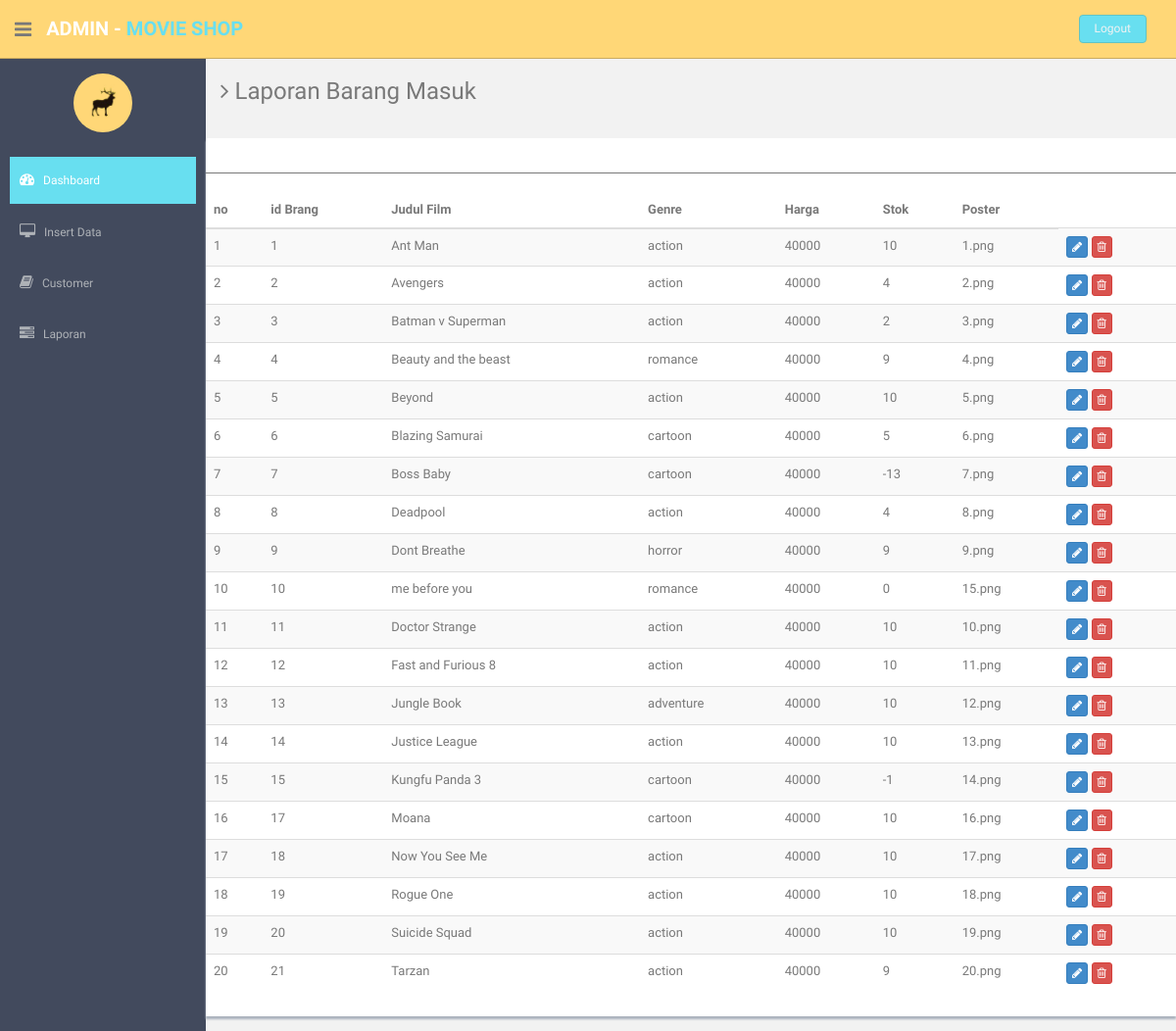
Screenshot of /Admin/laporanBarang.php with the database file from the repository.
### tables this page shows
CREATE TABLE `barang` (
  `idBarang` int(11) NOT NULL,
  `judul` varchar(20) DEFAULT NULL,
  `genre` varchar(10) DEFAULT NULL,
  `harga` int(11) DEFAULT NULL,
  `stok` int(11) DEFAULT NULL,
  `image` varchar(255) DEFAULT NULL,
  `tipe` varchar(15) NOT NULL DEFAULT '0',
  `best` int(11) NOT NULL DEFAULT '0'
);

### Admin/laporanBarang.php (the view, shortened to what this page needs)
<!DOCTYPE html>
<html lang="en">
  <head>
    <?php
    include'koding/top.php';
    ?>
  </head>
  <body>
  <section id="container" >
    <?php
    include 'koding/header.php';
    include 'koding/sidebar.php';
    ?>
      <section id="main-content">
          <section class="wrapper">
            <h3><i class="fa fa-angle-right"></i> Laporan Barang Masuk</h3>
        <div class="row">
              <div class="row mt">
                  <div class="col-md-12">
                      <div class="content-panel">
                          <table class="table table-striped table-advance table-hover">
                            <hr>
                              <thead>
                              <tr>
                                  <th>no</th>
                                  <th>id Brang</th>
                                  <th> Judul Film</th>
                                  <th> Genre</th>
                                  <th> Harga</th>
                                  <th> Stok</th>
                                  <th> Poster</th>
                              </tr>
                              </thead>
                              <tbody>
                                <?php
                                    include'koneksi.php';
                                    $hasil = $koneksi->query("SELECT idBarang,judul,genre,harga,stok,image FROM barang");
                                    $a=0;
                                    while( $baris = $hasil->fetch_assoc())
                                    {
                                      $a=$a+1;
                                       $up = $baris['idBarang'];
                                      $del = $up;
                                      echo "<td>";
                                      echo $a;
                                      echo "</td>";
                                      echo "<td>";
                                      echo $baris['idBarang'];
                                      echo "</td>";
                                      echo "<td>";
                                      echo $baris['judul'];
                                      echo "</td>";
                                      echo "<td>";
                                      echo $baris['genre'];
                                      echo "</td>";
                                       echo "<td>";
                                      echo $baris['harga'];
                                      echo "</td>";
                                      echo "<td>";
                                      echo $baris['stok'];
                                      echo "</td>";
                                      echo "<td>";
                                      echo $baris['image'];
                                      echo "</td>";
                                      ?>
                                  <td>
                                      <a href="editbarang.php?idBarang=<?php echo $up; ?>" class="btn btn-primary btn-xs"><i class="fa fa-pencil"></i></a>
                                      <a href="hapusbarang.php?idBarang=<?php echo $del; ?>" class="btn btn-danger btn-xs"><i class="fa fa-trash-o "></i></a>
                                  </td></tr>
                                   <?php
                                    ;}
                                  ?>
                              </tbody>
                          </table>
                      </div>
                  </div>
              </div>
          </div>
          </section><! --/wrapper -->
      </section>
  </body>
</html>

### Admin/assets/css/style.css (style rules this page uses)
body { color: #797979; background: #f2f2f2; font-family: 'Ruda', sans-serif; padding: 0px !important; margin: 0px !important; font-size:13px; }
a, a:hover, a:focus { text-decoration: none; outline: none; }
#container { width: 100%; height: 100%; }
hr { margin-top: 20px; margin-bottom: 20px; border: 0; border-top: 1px solid #797979; }
.mt { margin-top: 25px; }
#main-content { margin-left: 210px; }
.wrapper { display: inline-block; margin-top: 60px; padding-left: 15px; padding-right: 15px; padding-bottom: 15px; padding-top: 0px; width: 100%; }
.content-panel { background: #ffffff; box-shadow: 0px 3px 2px #aab2bd; padding-top: 15px; padding-bottom: 5px; }

### rows the page displays
barang: idBarang "1", judul "Ant Man", genre "action", harga "40000", stok "10", image "1.png"
barang: idBarang "2", judul "Avengers", genre "action", harga "40000", stok "4", image "2.png"
barang: idBarang "3", judul "Batman v Superman", genre "action", harga "40000", stok "2", image "3.png"
barang: idBarang "4", judul "Beauty and the beast", genre "romance", harga "40000", stok "9", image "4.png"
barang: idBarang "5", judul "Beyond", genre "action", harga "40000", stok "10", image "5.png"
barang: idBarang "6", judul "Blazing Samurai", genre "cartoon", harga "40000", stok "5", image "6.png"
barang: idBarang "7", judul "Boss Baby", genre "cartoon", harga "40000", stok "-13", image "7.png"
barang: idBarang "8", judul "Deadpool", genre "action", harga "40000", stok "4", image "8.png"
barang: idBarang "9", judul "Dont Breathe", genre "horror", harga "40000", stok "9", image "9.png"
barang: idBarang "10", judul "me before you", genre "romance", harga "40000", stok "0", image "15.png"
barang: idBarang "11", judul "Doctor Strange", genre "action", harga "40000", stok "10", image "10.png"
barang: idBarang "12", judul "Fast and Furious 8", genre "action", harga "40000", stok "10", image "11.png"
barang: idBarang "13", judul "Jungle Book", genre "adventure", harga "40000", stok "10", image "12.png"
barang: idBarang "14", judul "Justice League", genre "action", harga "40000", stok "10", image "13.png"
barang: idBarang "15", judul "Kungfu Panda 3", genre "cartoon", harga "40000", stok "-1", image "14.png"
barang: idBarang "17", judul "Moana", genre "cartoon", harga "40000", stok "10", image "16.png"
barang: idBarang "18", judul "Now You See Me", genre "action", harga "40000", stok "10", image "17.png"
barang: idBarang "19", judul "Rogue One", genre "action", harga "40000", stok "10", image "18.png"
barang: idBarang "20", judul "Suicide Squad", genre "action", harga "40000", stok "10", image "19.png"
barang: idBarang "21", judul "Tarzan", genre "action", harga "40000", stok "9", image "20.png"
